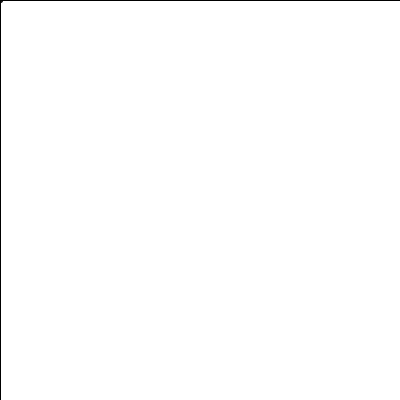
Frame 1 (no input)
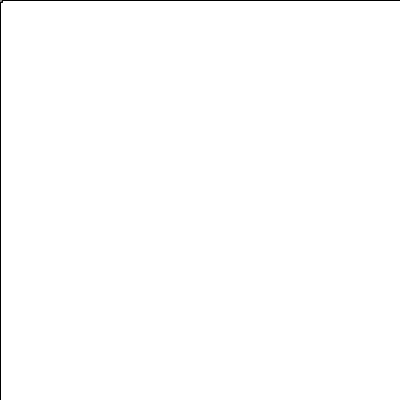
Frame 60 (the mouse pressed at the canvas centre just before this capture)
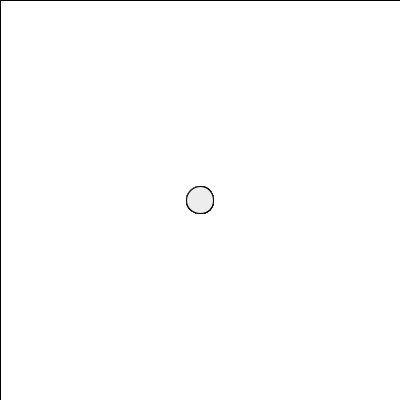
Frame 120 (the mouse held since frame 60 and released just before this capture)

The Processing sketch that drew these frames (run headless with seeded random() and noise(); from frame 60 on, the mouse is pressed at the canvas centre):

// Processing sketch: bit2atom20230921_dateOperations
// ── bit2atom20230921_dateOperations.pde
float alpha;

void setup(){
  size(400, 400);
  background(255);
}
//sin();
//cos();
void draw(){
  //background(255);
  alpha += 0.01;
  fill(255,10);
  rect(0, 0, width, height);
  //fill(102);
  float die = abs(255*sin(alpha));
  fill(die);
  float ellipseSizeX = map(mouseX, 0, width, 5, 50);
  float ellipseSizeY = map(mouseY, 0, height, 5, 50);
  ellipse(mouseX,mouseY, ellipseSizeX, ellipseSizeY);
}
